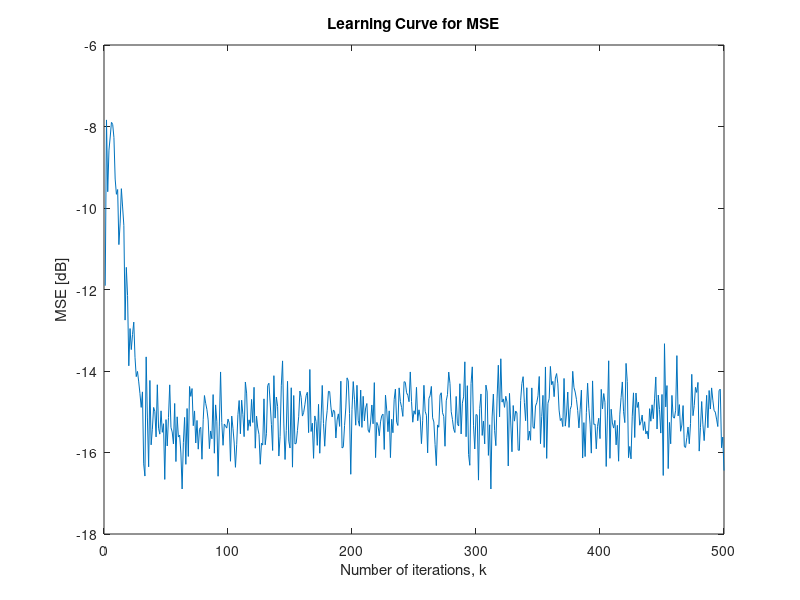

This chart was generated by the following MATLAB code:
%   Volterra_RLS.m
%       Implements the Volterra RLS algorithm for REAL valued data.
%       (Algorithm 11.2 - book: Adaptive Filtering: Algorithms and Practical
%                                                        Implementation, Diniz)
%  
%   Input parameters:
%       Nr     : members of ensemble.
%       dim    : iterations.
%       Sx     : standard deviation of input.
%       Sn     : standard deviation of measurement noise.
%       lambda : exponential weighting factor.
%      
%   Output parameters:
%       MSE    : mean-square error.
%  
%   Authors:
%       . Guilherme de Oliveira Pinto   - guilhermepinto7@gmail.com & guilherme@lps.ufrj.br
%       . Markus Vinícius Santos Lima   - mvsl20@gmailcom           & markus@lps.ufrj.br
%       . Wallace Alves Martins         - wallace.wam@gmail.com     & wallace@lps.ufrj.br
%       . Luiz Wagner Pereira Biscainho - cpneqs@gmail.com          & wagner@lps.ufrj.br
%       . Paulo Sergio Ramirez Diniz    -                             diniz@lps.ufrj.br
%


clear all;		% clear memory


% Input: 
Nr     = 100;
dim    = 5e2;
Sx     = 1; 
Sn     = 1e-1;
lambda = 0.98;


% Body:
for j=1:Nr
   n=Sn*randn(dim,1);        % noise at system output 
   x=Sx*randn(dim,1);       % input signal 
   xl1=zeros(dim,1); xl2=xl1;
   xl1(2:dim)=x(1:dim-1); xl2(3:dim)=x(1:dim-2);
   d=zeros(dim,1);
   d=-.76*x-xl1+xl2+.5*x.^2+2*x.*xl2-1.6*xl1.^2+1.2*xl2.^2+.8*xl1.*xl2+n; ...
     % unknown system output
   w=zeros(9,dim);           % initial coefficient vector
   uxl=[x xl1 xl2 x.^2 x.*xl1 x.*xl2 xl1.^2 xl1.*xl2 xl2.^2]'; % input vectors
   
   Sd=eye(9);
   for i=1:dim
      elinha(i)=d(i)-w(:,i)'*uxl(:,i)+n(i);  % error sample
      psi=Sd*uxl(:,i);
      Sd=(1/lambda)*(Sd-(psi*psi')/(lambda+psi'*uxl(:,i)));
      w(:,i+1)=w(:,i)+elinha(i)*Sd*uxl(:,i); % new coefficient vector
      y(i)=w(:,i+1)'*uxl(:,i);               % output sample
      e(i)=d(i)-y(i)+n(i);
   end
   mse(j,:)=e.^2;
end

MSE=mean(mse);


% Output:
figure,
plot(10*log10(MSE));
title('Learning Curve for MSE');
xlabel('Number of iterations, k'); ylabel('MSE [dB]');

